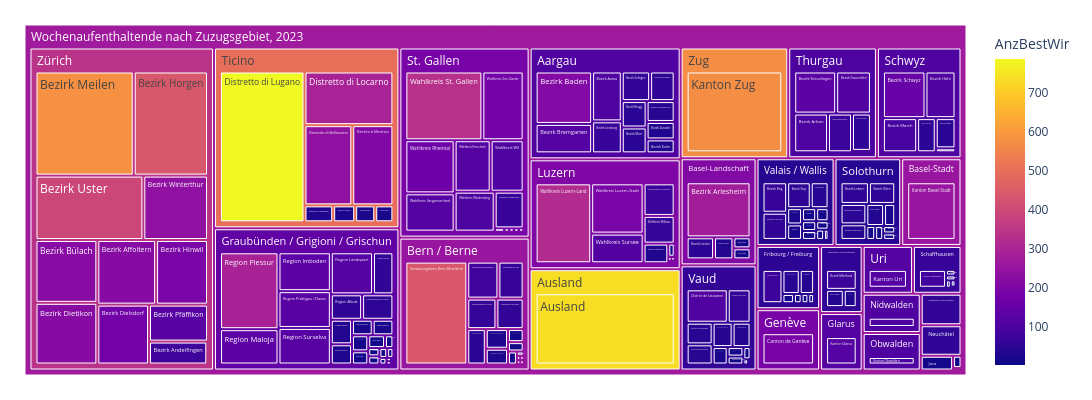

Notebook code cell kept with this figure:
### Code cell
treeMap1 = mypy_dv.plot_px_treemap(
    data=myTM.reset_index()
    ,levels=['ZuzKtHistLang','ZuzBezirkHistLang']
    ,values="AnzBestWir"
    ,color="AnzBestWir"
    #, color_continuous_scale='Blues'
    ,color_discrete_map={'(?)':'lightgrey', 'Wohnen':'lightblue'}   
    ,height=400
    ,width=1100               
    #,margin_val_bottom=25
    ,myHeaderTitle="Wochenaufenthaltende nach Zuzugsgebiet, "+data_max_date
)
treeMap1

### Figure 1 — Plotly figure (JSON) as saved in the notebook; plotly's stock layout.template omitted (floating-point values rounded to 4 significant figures; data arrays with more than 128 entries replaced by an {"elided": "..."} marker saying what was removed)
{"data": [{"branchvalues": "total", "customdata": {"elided": "212x1 float values"}, "domain": {"x": [0, 1], "y": [0, 1]}, "hovertemplate": "%{label}<br><br>Anzahl:<br>%{value}<extra></extra>", "ids": {"elided": "212 str values"}, "labels": {"elided": "212 str values"}, "marker": {"coloraxis": "coloraxis", "colors": {"elided": "212 float values"}}, "name": "", "parents": {"elided": "212 str values"}, "root": {"color": "grey"}, "type": "treemap", "values": {"elided": "212 int values"}}], "layout": {"coloraxis": {"colorbar": {"title": {"text": "AnzBestWir"}}, "colorscale": [[0, "#0d0887"], [0.1111, "#46039f"], [0.2222, "#7201a8"], [0.3333, "#9c179e"], [0.4444, "#bd3786"], [0.5556, "#d8576b"], [0.6667, "#ed7953"], [0.7778, "#fb9f3a"], [0.8889, "#fdca26"], [1, "#f0f921"]]}, "height": 400, "legend": {"tracegroupgap": 0}, "margin": {"b": 25, "l": 25, "r": 25, "t": 25}, "width": 1100}}
